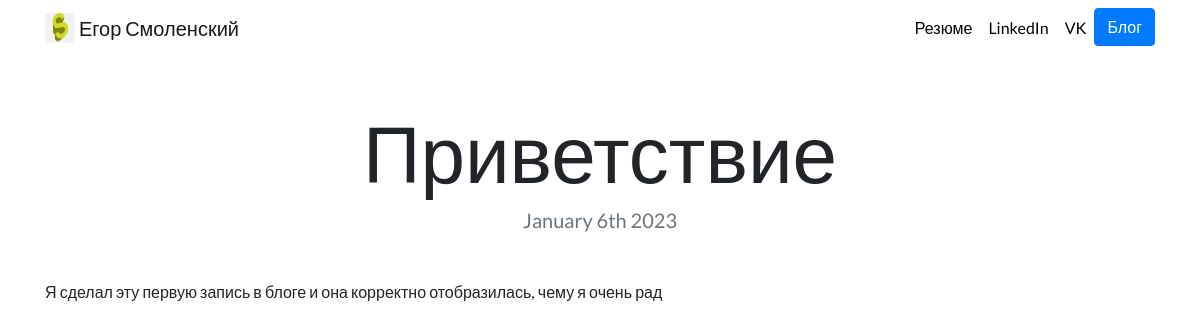
The page /blog/1 on the database its author committed.
### blog/models.py (models this page shows, shortened)
class Blogpost(models.Model):
    title = models.CharField(max_length=100)
    text = models.TextField()
    created_at = models.DateTimeField(auto_now_add=True)

### blog/views.py (the view)
# urls.py: path('<int:blog_id>', views.detail, name='detail'),
def detail(request, blog_id):
    blog = get_object_or_404(Blogpost, pk=blog_id)
    return render(request, 'blog/detail.html', {'blog': blog})

### blog/templates/blog/detail.html
{% extends "portfolio/base.html" %}
{% load static %}
{% block content %}
<h1 class="text-center mt-5" id="blogdetailtitle">{{ blog.title }}</h1>
<h5 class="text-center text-muted mb-5">{{ blog.created_at|date:'F jS Y' }}</h5>
{{ blog.text|safe }}
{% endblock %}

### portfolio/static/portfolio/custom.css (style rules this page uses)
body { font-family: 'Lato', sans-serif; }
@media (min-width: 992px) { #blogdetailtitle { font-size: 5rem; } }

### rows shown on the page
Blogpost: title "Приветствие", created_at "January 6th 2023", text "Я сделал эту первую запись в блоге и она корректно отобразилась, чему я очень рад"
